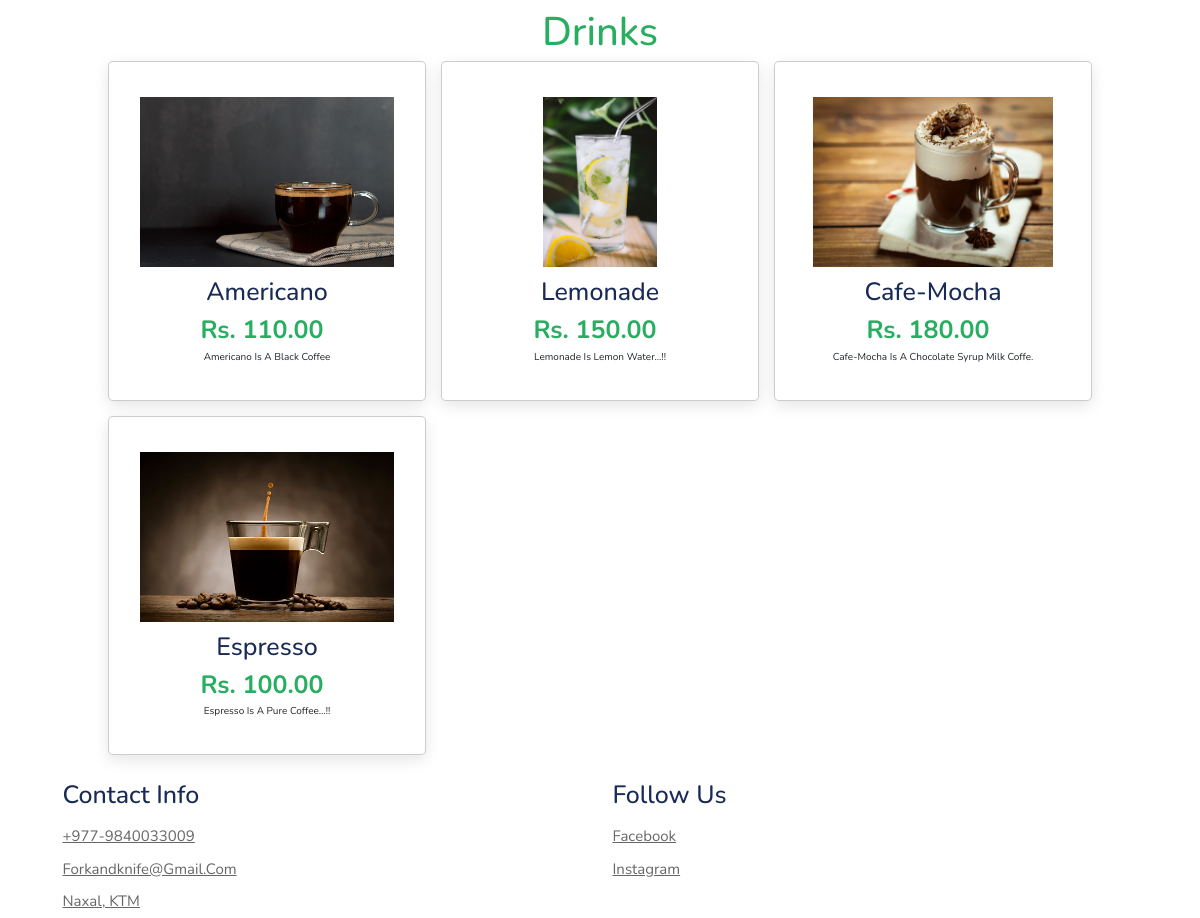
Before: / (lower part) with the older database file.
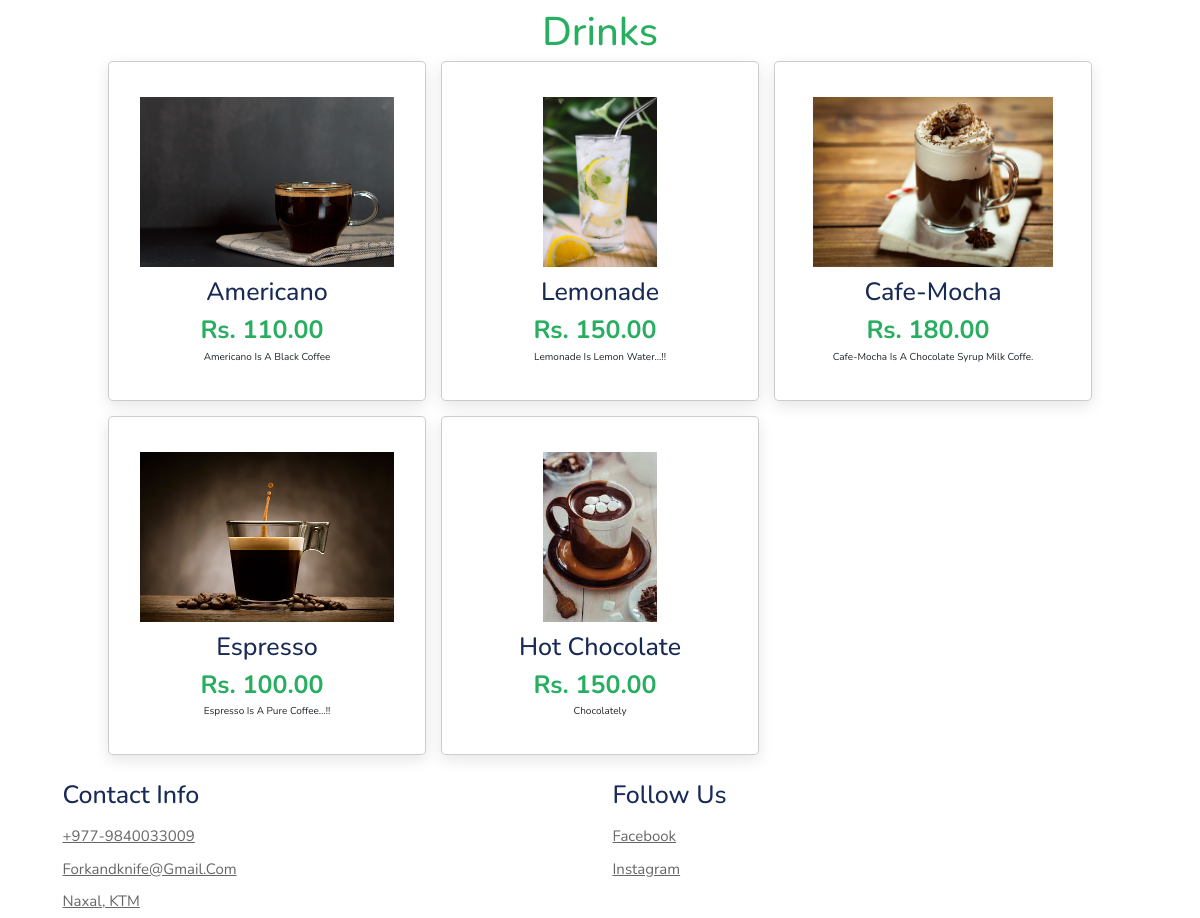
After: the same page with the newer database file.
### ForkAndKnife/models.py (models this page shows, shortened)
class Menu(models.Model):
    menu_item_id = models.AutoField;
    name = models.CharField(max_length=100)
    desctription = models.CharField(max_length=250)
    price = models.DecimalField(max_digits=6, decimal_places=2)
    item_image = models.ImageField(upload_to='media')
    category_id = models.ForeignKey(Category, on_delete=models.CASCADE)
    sub_category_id = models.ForeignKey(SubCategory, on_delete=models.CASCADE)

### ForkAndKnife/views.py (the view)
# urls.py: path("", views.index, name="indexPage"),
def index(request):
    menus = Menu.objects.all()
    return render(request, "ForkAndKnife/index.html", {'menuss': menus})

### ForkAndKnife/templates/ForkAndKnife/index.html (shortened to what this page needs)
{%load static%}
<!doctype html>
<html lang="en">
<head>
  <link href="https://cdn.jsdelivr.net/npm/bootstrap@5.2.0/dist/css/bootstrap.min.css" rel="stylesheet"
>
  <link rel="stylesheet" href="https://cdnjs.cloudflare.com/ajax/libs/font-awesome/6.1.1/css/all.min.css">
  <link rel="stylesheet" href="https://cdn.jsdelivr.net/npm/swiper@9/swiper-bundle.min.css"/>
  <link rel="stylesheet" href="{% static 'css/index.css' %}">
</head>
<body>
 <section class="Drinks" id="Drinks">
  <h1 class="heading">Drinks</h1>
  <div class="box-container">
    {%for drink in menuss %}
    {%if drink.category_id_id == 2%}
    <div class="box">
      <img src="{{drink.item_image.url}}" alt="">
      <h3>{{drink.name}}</h3>
      <span class="price">Rs. {{drink.price }}</span>
      <p>{{ drink.desctription}}</p>
    </div>
    {%endif%}
    {%endfor%}
  </div>
</section>
<footer class="footer container">
  <div class="box-container">
    <div class="box  px-2">
      <h3>Contact Info</h3>
      <a href="#">+977-9840033009</a>
      <a href="#">forkandknife@gmail.com</a>
      <a href="#">Naxal, KTM</a>
    </div>
    <div class="box  px-2">
      <h3>Follow us</h3>
      <a href="#">facebook</a>
      <a href="#">instagram</a>
    </div>
  </div>
</footer>
</body>
</html>

Changed rows visible on the page:
added Menu: item_image (picture), name "Hot Chocolate", price "150.00", desctription "Chocolately"
